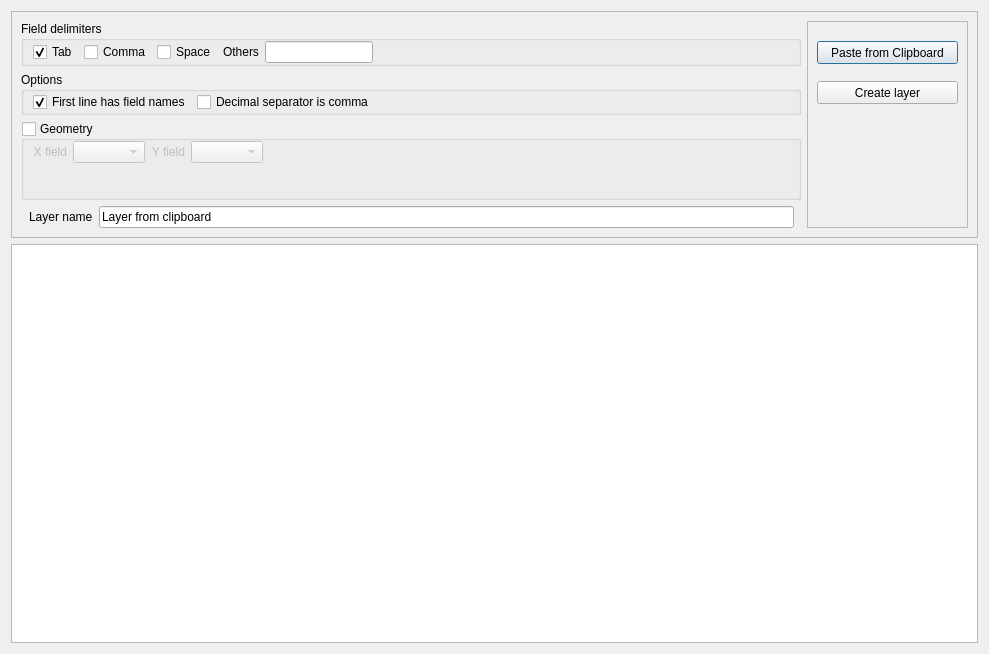
<?xml version="1.0" encoding="UTF-8"?>
<ui version="4.0">
 <class>LayerFromCb</class>
 <widget class="QDialog" name="LayerFromCb">
  <property name="geometry">
   <rect>
    <x>0</x>
    <y>0</y>
    <width>989</width>
    <height>654</height>
   </rect>
  </property>
  <property name="windowTitle">
   <string>Create layer from clipboard data</string>
  </property>
  <layout class="QVBoxLayout" name="verticalLayout">
   <item>
    <widget class="QFrame" name="frame">
     <property name="minimumSize">
      <size>
       <width>932</width>
       <height>227</height>
      </size>
     </property>
     <property name="frameShape">
      <enum>QFrame::StyledPanel</enum>
     </property>
     <property name="frameShadow">
      <enum>QFrame::Sunken</enum>
     </property>
     <property name="lineWidth">
      <number>3</number>
     </property>
     <layout class="QHBoxLayout" name="horizontalLayout_5">
      <item>
       <layout class="QVBoxLayout" name="verticalLayout_4">
        <item>
         <layout class="QVBoxLayout" name="verticalLayout_2">
          <item>
           <widget class="QGroupBox" name="groupBox">
            <property name="title">
             <string>Field delimiters</string>
            </property>
            <layout class="QHBoxLayout" name="horizontalLayout">
             <property name="topMargin">
              <number>0</number>
             </property>
             <property name="bottomMargin">
              <number>0</number>
             </property>
             <item>
              <widget class="QCheckBox" name="cb_fdTab">
               <property name="text">
                <string>Tab</string>
               </property>
               <property name="checked">
                <bool>true</bool>
               </property>
              </widget>
             </item>
             <item>
              <widget class="QCheckBox" name="cb_fdComma">
               <property name="text">
                <string>Comma</string>
               </property>
              </widget>
             </item>
             <item>
              <widget class="QCheckBox" name="cb_fdSpace">
               <property name="text">
                <string>Space</string>
               </property>
              </widget>
             </item>
             <item>
              <widget class="QLabel" name="label_2">
               <property name="text">
                <string>Others</string>
               </property>
              </widget>
             </item>
             <item>
              <widget class="QLineEdit" name="le_separator">
               <property name="sizePolicy">
                <sizepolicy hsizetype="Fixed" vsizetype="Fixed">
                 <horstretch>0</horstretch>
                 <verstretch>0</verstretch>
                </sizepolicy>
               </property>
              </widget>
             </item>
             <item>
              <spacer name="horizontalSpacer_3">
               <property name="orientation">
                <enum>Qt::Horizontal</enum>
               </property>
               <property name="sizeHint" stdset="0">
                <size>
                 <width>40</width>
                 <height>20</height>
                </size>
               </property>
              </spacer>
             </item>
            </layout>
           </widget>
          </item>
          <item>
           <widget class="QGroupBox" name="groupBox_2">
            <property name="title">
             <string>Options</string>
            </property>
            <layout class="QHBoxLayout" name="horizontalLayout_2">
             <property name="topMargin">
              <number>0</number>
             </property>
             <property name="bottomMargin">
              <number>0</number>
             </property>
             <item>
              <widget class="QCheckBox" name="cb_firstRecord">
               <property name="text">
                <string>First line has field names</string>
               </property>
               <property name="checked">
                <bool>true</bool>
               </property>
              </widget>
             </item>
             <item>
              <widget class="QCheckBox" name="cb_decimalSep">
               <property name="text">
                <string>Decimal separator is comma</string>
               </property>
              </widget>
             </item>
             <item>
              <spacer name="horizontalSpacer">
               <property name="orientation">
                <enum>Qt::Horizontal</enum>
               </property>
               <property name="sizeHint" stdset="0">
                <size>
                 <width>307</width>
                 <height>20</height>
                </size>
               </property>
              </spacer>
             </item>
            </layout>
           </widget>
          </item>
         </layout>
        </item>
        <item>
         <widget class="QGroupBox" name="gbGeom">
          <property name="minimumSize">
           <size>
            <width>739</width>
            <height>0</height>
           </size>
          </property>
          <property name="title">
           <string>Geometry</string>
          </property>
          <property name="checkable">
           <bool>true</bool>
          </property>
          <property name="checked">
           <bool>false</bool>
          </property>
          <layout class="QVBoxLayout" name="verticalLayout_3">
           <property name="topMargin">
            <number>0</number>
           </property>
           <property name="bottomMargin">
            <number>0</number>
           </property>
           <item>
            <layout class="QHBoxLayout" name="horizontalLayout_3">
             <item>
              <widget class="QLabel" name="label">
               <property name="minimumSize">
                <size>
                 <width>0</width>
                 <height>0</height>
                </size>
               </property>
               <property name="text">
                <string>X field</string>
               </property>
               <property name="alignment">
                <set>Qt::AlignRight|Qt::AlignTrailing|Qt::AlignVCenter</set>
               </property>
              </widget>
             </item>
             <item>
              <widget class="QComboBox" name="cbFieldx">
               <property name="minimumSize">
                <size>
                 <width>0</width>
                 <height>0</height>
                </size>
               </property>
              </widget>
             </item>
             <item>
              <widget class="QLabel" name="label_3">
               <property name="text">
                <string>Y field</string>
               </property>
               <property name="alignment">
                <set>Qt::AlignRight|Qt::AlignTrailing|Qt::AlignVCenter</set>
               </property>
              </widget>
             </item>
             <item>
              <widget class="QComboBox" name="cbFieldy"/>
             </item>
             <item>
              <spacer name="horizontalSpacer_2">
               <property name="orientation">
                <enum>Qt::Horizontal</enum>
               </property>
               <property name="sizeHint" stdset="0">
                <size>
                 <width>40</width>
                 <height>20</height>
                </size>
               </property>
              </spacer>
             </item>
            </layout>
           </item>
           <item>
            <widget class="QgsProjectionSelectionWidget" name="cb_crs"/>
           </item>
          </layout>
         </widget>
        </item>
        <item>
         <layout class="QHBoxLayout" name="horizontalLayout_4">
          <property name="leftMargin">
           <number>8</number>
          </property>
          <property name="rightMargin">
           <number>7</number>
          </property>
          <item>
           <widget class="QLabel" name="label_4">
            <property name="text">
             <string>Layer name</string>
            </property>
           </widget>
          </item>
          <item>
           <widget class="QLineEdit" name="ed_layerName">
            <property name="text">
             <string>Layer from clipboard</string>
            </property>
           </widget>
          </item>
         </layout>
        </item>
       </layout>
      </item>
      <item>
       <widget class="QFrame" name="frame_3">
        <property name="minimumSize">
         <size>
          <width>161</width>
          <height>0</height>
         </size>
        </property>
        <property name="frameShape">
         <enum>QFrame::StyledPanel</enum>
        </property>
        <property name="frameShadow">
         <enum>QFrame::Raised</enum>
        </property>
        <widget class="QPushButton" name="btPaste">
         <property name="geometry">
          <rect>
           <x>10</x>
           <y>20</y>
           <width>141</width>
           <height>23</height>
          </rect>
         </property>
         <property name="text">
          <string>Paste from Clipboard</string>
         </property>
        </widget>
        <widget class="QPushButton" name="btCreate">
         <property name="geometry">
          <rect>
           <x>10</x>
           <y>60</y>
           <width>141</width>
           <height>23</height>
          </rect>
         </property>
         <property name="text">
          <string>Create layer</string>
         </property>
        </widget>
       </widget>
      </item>
     </layout>
    </widget>
   </item>
   <item>
    <widget class="QTableView" name="tableView">
     <property name="editTriggers">
      <set>QAbstractItemView::AllEditTriggers</set>
     </property>
     <property name="alternatingRowColors">
      <bool>false</bool>
     </property>
     <property name="selectionMode">
      <enum>QAbstractItemView::SingleSelection</enum>
     </property>
     <property name="selectionBehavior">
      <enum>QAbstractItemView::SelectItems</enum>
     </property>
     <attribute name="verticalHeaderMinimumSectionSize">
      <number>32</number>
     </attribute>
    </widget>
   </item>
  </layout>
 </widget>
 <customwidgets>
  <customwidget>
   <class>QgsProjectionSelectionWidget</class>
   <extends>QWidget</extends>
   <header>qgis.gui</header>
  </customwidget>
 </customwidgets>
 <resources/>
 <connections>
  <connection>
   <sender>cb_decimalSep</sender>
   <signal>stateChanged(int)</signal>
   <receiver>LayerFromCb</receiver>
   <slot>optionsChanged()</slot>
   <hints>
    <hint type="sourcelabel">
     <x>329</x>
     <y>125</y>
    </hint>
    <hint type="destinationlabel">
     <x>472</x>
     <y>305</y>
    </hint>
   </hints>
  </connection>
  <connection>
   <sender>cb_fdComma</sender>
   <signal>stateChanged(int)</signal>
   <receiver>LayerFromCb</receiver>
   <slot>optionsChanged()</slot>
   <hints>
    <hint type="sourcelabel">
     <x>129</x>
     <y>60</y>
    </hint>
    <hint type="destinationlabel">
     <x>472</x>
     <y>305</y>
    </hint>
   </hints>
  </connection>
  <connection>
   <sender>cb_fdSpace</sender>
   <signal>stateChanged(int)</signal>
   <receiver>LayerFromCb</receiver>
   <slot>optionsChanged()</slot>
   <hints>
    <hint type="sourcelabel">
     <x>205</x>
     <y>60</y>
    </hint>
    <hint type="destinationlabel">
     <x>472</x>
     <y>305</y>
    </hint>
   </hints>
  </connection>
  <connection>
   <sender>cb_fdTab</sender>
   <signal>stateChanged(int)</signal>
   <receiver>LayerFromCb</receiver>
   <slot>optionsChanged()</slot>
   <hints>
    <hint type="sourcelabel">
     <x>62</x>
     <y>60</y>
    </hint>
    <hint type="destinationlabel">
     <x>472</x>
     <y>305</y>
    </hint>
   </hints>
  </connection>
  <connection>
   <sender>le_separator</sender>
   <signal>textChanged(QString)</signal>
   <receiver>LayerFromCb</receiver>
   <slot>optionsChanged()</slot>
   <hints>
    <hint type="sourcelabel">
     <x>353</x>
     <y>61</y>
    </hint>
    <hint type="destinationlabel">
     <x>472</x>
     <y>305</y>
    </hint>
   </hints>
  </connection>
  <connection>
   <sender>cb_firstRecord</sender>
   <signal>stateChanged(int)</signal>
   <receiver>LayerFromCb</receiver>
   <slot>optionsChanged()</slot>
   <hints>
    <hint type="sourcelabel">
     <x>132</x>
     <y>125</y>
    </hint>
    <hint type="destinationlabel">
     <x>472</x>
     <y>305</y>
    </hint>
   </hints>
  </connection>
 </connections>
 <slots>
  <slot>optionsChanged()</slot>
 </slots>
</ui>
